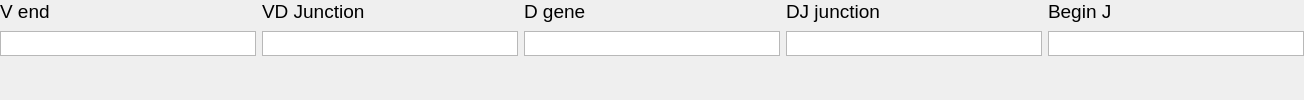
                <widget class="QFrame" name="frame_8">
                 <property name="frameShape">
                  <enum>QFrame::NoFrame</enum>
                 </property>
                 <property name="frameShadow">
                  <enum>QFrame::Raised</enum>
                 </property>
                 <layout class="QGridLayout" name="gridLayout_6">
                  <property name="leftMargin">
                   <number>0</number>
                  </property>
                  <property name="topMargin">
                   <number>0</number>
                  </property>
                  <property name="rightMargin">
                   <number>0</number>
                  </property>
                  <property name="bottomMargin">
                   <number>0</number>
                  </property>
                  <item row="0" column="0">
                   <widget class="QLabel" name="seqlabel_9">
                    <property name="sizePolicy">
                     <sizepolicy hsizetype="Preferred" vsizetype="Preferred">
                      <horstretch>0</horstretch>
                      <verstretch>0</verstretch>
                     </sizepolicy>
                    </property>
                    <property name="minimumSize">
                     <size>
                      <width>100</width>
                      <height>0</height>
                     </size>
                    </property>
                    <property name="maximumSize">
                     <size>
                      <width>16777215</width>
                      <height>16777215</height>
                     </size>
                    </property>
                    <property name="font">
                     <font>
                      <family>Lucida Grande</family>
                      <pointsize>14</pointsize>
                     </font>
                    </property>
                    <property name="text">
                     <string>V end</string>
                    </property>
                   </widget>
                  </item>
                  <item row="0" column="1">
                   <widget class="QLabel" name="seqlabel_10">
                    <property name="sizePolicy">
                     <sizepolicy hsizetype="Preferred" vsizetype="Preferred">
                      <horstretch>0</horstretch>
                      <verstretch>0</verstretch>
                     </sizepolicy>
                    </property>
                    <property name="minimumSize">
                     <size>
                      <width>100</width>
                      <height>0</height>
                     </size>
                    </property>
                    <property name="maximumSize">
                     <size>
                      <width>16777215</width>
                      <height>16777215</height>
                     </size>
                    </property>
                    <property name="font">
                     <font>
                      <family>Lucida Grande</family>
                      <pointsize>14</pointsize>
                     </font>
                    </property>
                    <property name="text">
                     <string>VD Junction</string>
                    </property>
                   </widget>
                  </item>
                  <item row="0" column="2">
                   <widget class="QLabel" name="seqlabel_11">
                    <property name="sizePolicy">
                     <sizepolicy hsizetype="Preferred" vsizetype="Preferred">
                      <horstretch>0</horstretch>
                      <verstretch>0</verstretch>
                     </sizepolicy>
                    </property>
                    <property name="minimumSize">
                     <size>
                      <width>100</width>
                      <height>0</height>
                     </size>
                    </property>
                    <property name="maximumSize">
                     <size>
                      <width>16777215</width>
                      <height>16777215</height>
                     </size>
                    </property>
                    <property name="font">
                     <font>
                      <family>Lucida Grande</family>
                      <pointsize>14</pointsize>
                     </font>
                    </property>
                    <property name="text">
                     <string>D gene</string>
                    </property>
                   </widget>
                  </item>
                  <item row="0" column="3">
                   <widget class="QLabel" name="seqlabel_12">
                    <property name="sizePolicy">
                     <sizepolicy hsizetype="Preferred" vsizetype="Preferred">
                      <horstretch>0</horstretch>
                      <verstretch>0</verstretch>
                     </sizepolicy>
                    </property>
                    <property name="minimumSize">
                     <size>
                      <width>100</width>
                      <height>0</height>
                     </size>
                    </property>
                    <property name="maximumSize">
                     <size>
                      <width>16777215</width>
                      <height>16777215</height>
                     </size>
                    </property>
                    <property name="font">
                     <font>
                      <family>Lucida Grande</family>
                      <pointsize>14</pointsize>
                     </font>
                    </property>
                    <property name="text">
                     <string>DJ junction</string>
                    </property>
                   </widget>
                  </item>
                  <item row="0" column="4">
                   <widget class="QLabel" name="seqlabel_13">
                    <property name="sizePolicy">
                     <sizepolicy hsizetype="Preferred" vsizetype="Preferred">
                      <horstretch>0</horstretch>
                      <verstretch>0</verstretch>
                     </sizepolicy>
                    </property>
                    <property name="minimumSize">
                     <size>
                      <width>100</width>
                      <height>0</height>
                     </size>
                    </property>
                    <property name="maximumSize">
                     <size>
                      <width>16777215</width>
                      <height>16777215</height>
                     </size>
                    </property>
                    <property name="font">
                     <font>
                      <family>Lucida Grande</family>
                      <pointsize>14</pointsize>
                     </font>
                    </property>
                    <property name="text">
                     <string>Begin J</string>
                    </property>
                   </widget>
                  </item>
                  <item row="1" column="0">
                   <widget class="QTextEdit" name="txtVend">
                    <property name="sizePolicy">
                     <sizepolicy hsizetype="Preferred" vsizetype="Preferred">
                      <horstretch>0</horstretch>
                      <verstretch>0</verstretch>
                     </sizepolicy>
                    </property>
                    <property name="minimumSize">
                     <size>
                      <width>0</width>
                      <height>25</height>
                     </size>
                    </property>
                    <property name="maximumSize">
                     <size>
                      <width>16777215</width>
                      <height>20</height>
                     </size>
                    </property>
                    <property name="font">
                     <font>
                      <family>Lucida Grande</family>
                      <pointsize>15</pointsize>
                     </font>
                    </property>
                    <property name="verticalScrollBarPolicy">
                     <enum>Qt::ScrollBarAlwaysOff</enum>
                    </property>
                    <property name="readOnly">
                     <bool>true</bool>
                    </property>
                   </widget>
                  </item>
                  <item row="1" column="1">
                   <widget class="QTextEdit" name="txtVD">
                    <property name="sizePolicy">
                     <sizepolicy hsizetype="Preferred" vsizetype="Preferred">
                      <horstretch>0</horstretch>
                      <verstretch>0</verstretch>
                     </sizepolicy>
                    </property>
                    <property name="minimumSize">
                     <size>
                      <width>0</width>
                      <height>25</height>
                     </size>
                    </property>
                    <property name="maximumSize">
                     <size>
                      <width>16777215</width>
                      <height>20</height>
                     </size>
                    </property>
                    <property name="font">
                     <font>
                      <family>Lucida Grande</family>
                      <pointsize>15</pointsize>
                     </font>
                    </property>
                    <property name="verticalScrollBarPolicy">
                     <enum>Qt::ScrollBarAlwaysOff</enum>
                    </property>
                    <property name="readOnly">
                     <bool>true</bool>
                    </property>
                   </widget>
                  </item>
                  <item row="1" column="2">
                   <widget class="QTextEdit" name="txtD">
                    <property name="sizePolicy">
                     <sizepolicy hsizetype="Preferred" vsizetype="Preferred">
                      <horstretch>0</horstretch>
                      <verstretch>0</verstretch>
                     </sizepolicy>
                    </property>
                    <property name="minimumSize">
                     <size>
                      <width>0</width>
                      <height>25</height>
                     </size>
                    </property>
                    <property name="maximumSize">
                     <size>
                      <width>16777215</width>
                      <height>20</height>
                     </size>
                    </property>
                    <property name="font">
                     <font>
                      <family>Lucida Grande</family>
                      <pointsize>15</pointsize>
                     </font>
                    </property>
                    <property name="verticalScrollBarPolicy">
                     <enum>Qt::ScrollBarAlwaysOff</enum>
                    </property>
                    <property name="readOnly">
                     <bool>true</bool>
                    </property>
                   </widget>
                  </item>
                  <item row="1" column="3">
                   <widget class="QTextEdit" name="txtDJ">
                    <property name="sizePolicy">
                     <sizepolicy hsizetype="Preferred" vsizetype="Preferred">
                      <horstretch>0</horstretch>
                      <verstretch>0</verstretch>
                     </sizepolicy>
                    </property>
                    <property name="minimumSize">
                     <size>
                      <width>0</width>
                      <height>25</height>
                     </size>
                    </property>
                    <property name="maximumSize">
                     <size>
                      <width>16777215</width>
                      <height>20</height>
                     </size>
                    </property>
                    <property name="font">
                     <font>
                      <family>Lucida Grande</family>
                      <pointsize>15</pointsize>
                     </font>
                    </property>
                    <property name="verticalScrollBarPolicy">
                     <enum>Qt::ScrollBarAlwaysOff</enum>
                    </property>
                    <property name="readOnly">
                     <bool>true</bool>
                    </property>
                   </widget>
                  </item>
                  <item row="2" column="2">
                   <spacer name="verticalSpacer_4">
                    <property name="orientation">
                     <enum>Qt::Vertical</enum>
                    </property>
                    <property name="sizeHint" stdset="0">
                     <size>
                      <width>20</width>
                      <height>40</height>
                     </size>
                    </property>
                   </spacer>
                  </item>
                  <item row="1" column="4">
                   <widget class="QTextEdit" name="txtJend">
                    <property name="sizePolicy">
                     <sizepolicy hsizetype="Preferred" vsizetype="Preferred">
                      <horstretch>0</horstretch>
                      <verstretch>0</verstretch>
                     </sizepolicy>
                    </property>
                    <property name="minimumSize">
                     <size>
                      <width>0</width>
                      <height>25</height>
                     </size>
                    </property>
                    <property name="maximumSize">
                     <size>
                      <width>16777215</width>
                      <height>20</height>
                     </size>
                    </property>
                    <property name="font">
                     <font>
                      <family>Lucida Grande</family>
                      <pointsize>15</pointsize>
                     </font>
                    </property>
                    <property name="verticalScrollBarPolicy">
                     <enum>Qt::ScrollBarAlwaysOff</enum>
                    </property>
                    <property name="readOnly">
                     <bool>true</bool>
                    </property>
                   </widget>
                  </item>
                 </layout>
                </widget>
